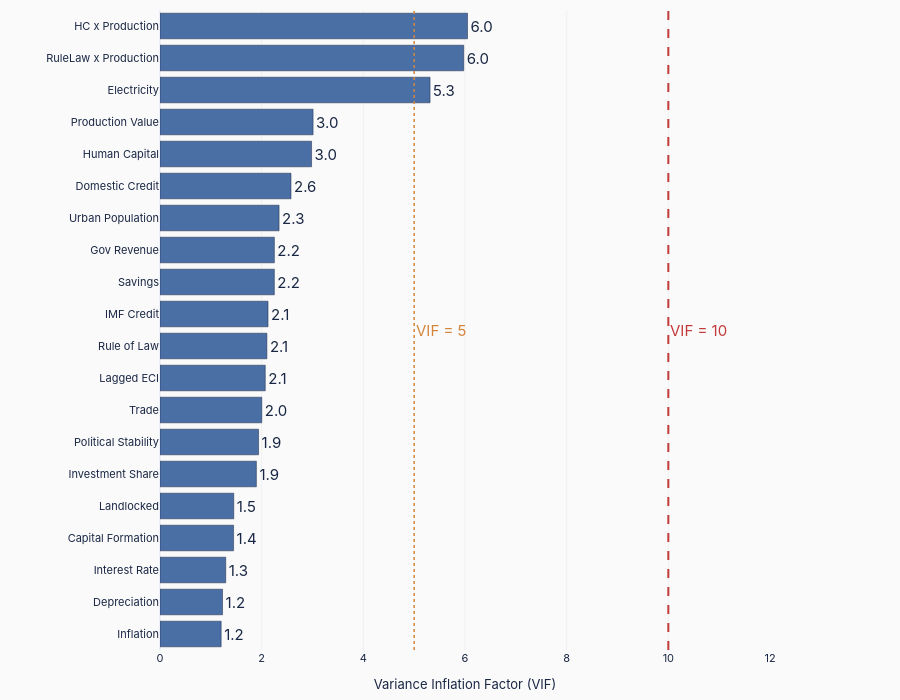
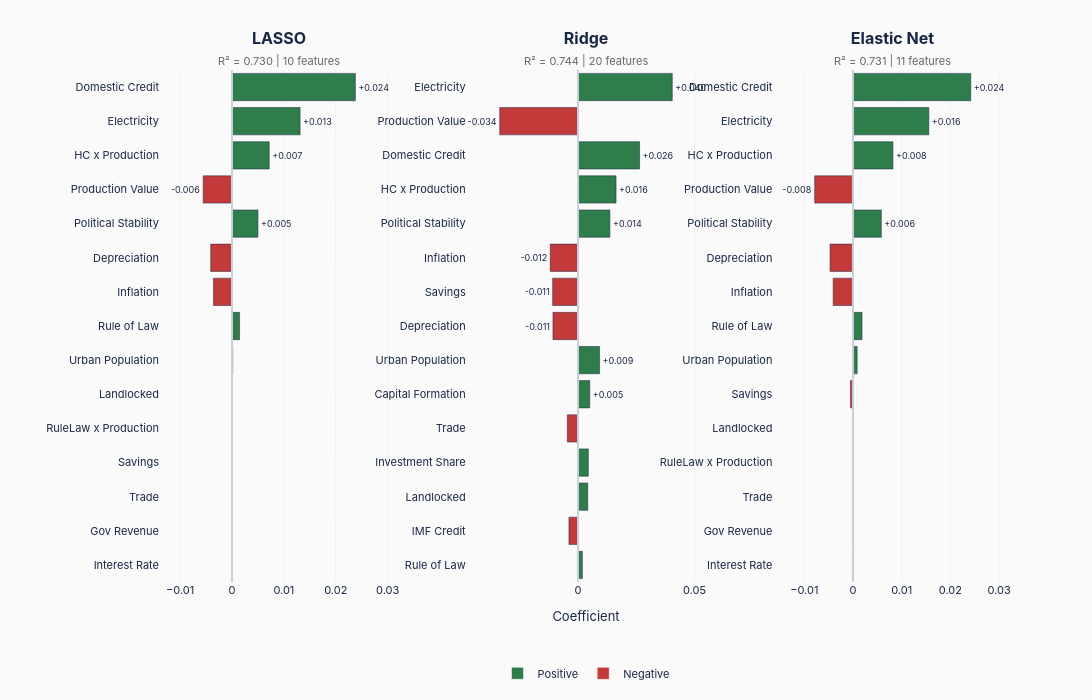
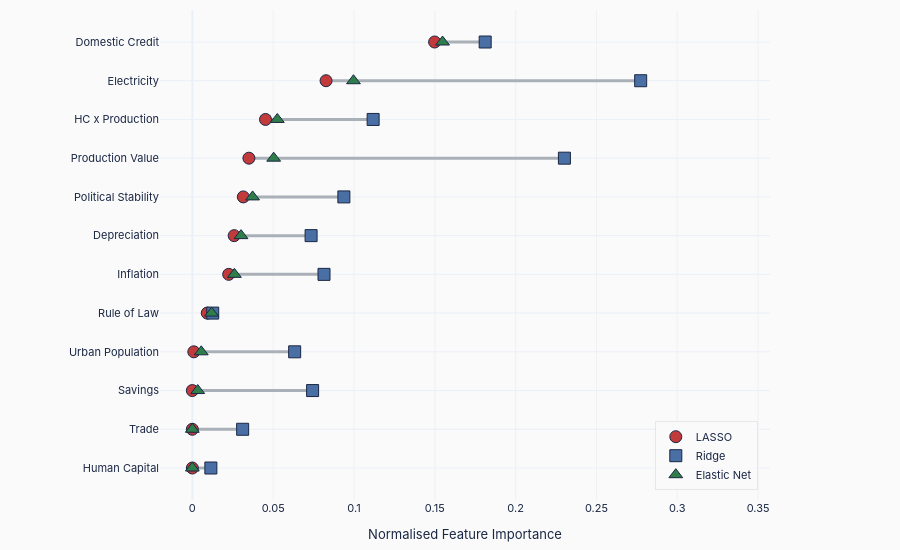
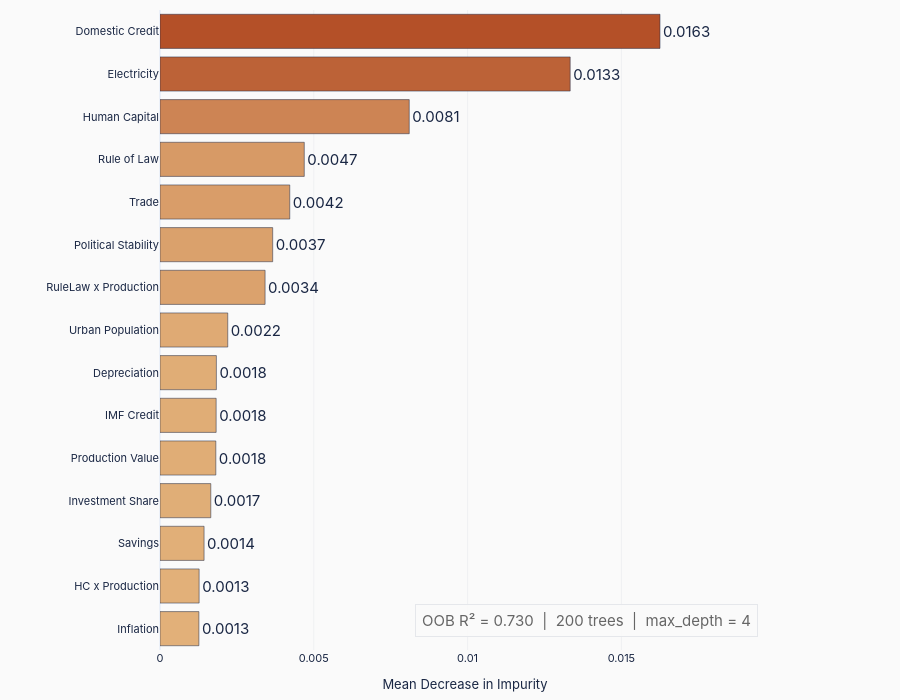

Here is the notebook cell these charts were saved with, in order:
### Markdown cell above
## 6. Visualisations — Interactive (Plotly)

Four interactive HTML charts matching the portfolio style (`#fafafa` background, IBM Plex Sans font, `#1a2744` title colour). Saved as `.html` (always) and `.png` via kaleido if available. Same content as the static charts but hover-enabled for drill-down.

### Code cell
# ── Plotly style system ───────────────────────────────────────────────────────
STYLE = {
    'font_family': 'IBM Plex Sans, -apple-system, BlinkMacSystemFont, sans-serif',
    'tick_size': 11,
    'axis_title_size': 13,
    'legend_size': 11,
    'annotation_size': 15,
    'title_color': '#1a2744',
    'template': 'plotly_white',
    'plot_bg': '#fafafa',
    'paper_bg': '#fafafa',
    'chart_height': 550,
    'chart_height_small': 420,
    'chart_height_tall': 700,
    'margin': dict(l=60, r=40, t=10, b=50),
    'margin_bar': dict(l=160, r=130, t=10, b=50),
    'grid_color': '#e5e7eb',
    'grid_width': 0.5,
    'zero_line_color': '#c9cfd6',
}
WRITE_CONFIG = {'displayModeBar': False, 'responsive': True}

PALETTE = {
    'blue':        '#4a6fa5',
    'red':         '#c23a3a',
    'green':       '#2e7d4a',
    'orange':      '#d4853b',
    'light_blue':  '#7a9dc4',
    'light_red':   '#d46b6b',
    'light_green': '#5aa87a',
    'dark':        '#3d4f5f',
    'grey':        '#999999',
    'gold':        '#e6b980',
}

def base_layout(**kwargs):
    layout = dict(
        template=STYLE['template'],
        plot_bgcolor=STYLE['plot_bg'],
        paper_bgcolor=STYLE['paper_bg'],
        font=dict(family=STYLE['font_family'], size=STYLE['tick_size'],
                  color=STYLE['title_color']),
        margin=STYLE['margin'],
        height=STYLE['chart_height'],
    )
    layout.update(kwargs)
    return layout

def save_chart(fig, path_no_ext, width=1100, height=700):
    """Display inline, save .html and attempt .png."""
    fig.show()
    fig.write_html(f"{path_no_ext}.html", config=WRITE_CONFIG)
    print(f"  ✓ {path_no_ext}.html")
    for engine in ['kaleido', 'orca']:
        try:
            fig.write_image(f"{path_no_ext}.png", width=width, height=height,
                            scale=3, engine=engine)
            print(f"  ✓ {path_no_ext}.png ({engine})")
            return
        except Exception:
            pass
    print("  ⚠ PNG export skipped (kaleido not available). HTML saved.")


# ══════════════════════════════════════════════════════════════════════════════
# CHART 1: VIF (interactive)
# ══════════════════════════════════════════════════════════════════════════════
print("[1/4] VIF chart...")

vif_plot = vif_data.copy()
vif_plot['Short'] = vif_plot['Feature'].apply(shorten_name)
vif_plot = vif_plot.sort_values('VIF', ascending=True).reset_index(drop=True)

colors_vif = [PALETTE['red'] if v > 10 else PALETTE['blue'] for v in vif_plot['VIF']]

fig1 = go.Figure()
fig1.add_trace(go.Bar(
    y=vif_plot['Short'],
    x=vif_plot['VIF'],
    orientation='h',
    marker=dict(color=colors_vif, line=dict(color='#1a2744', width=0.5)),
    text=[f'{v:.1f}' for v in vif_plot['VIF']],
    textposition='outside',
    textfont=dict(size=STYLE['annotation_size'], color=STYLE['title_color']),
))
fig1.add_vline(x=10, line=dict(color=PALETTE['red'], width=2, dash='dash'),
               annotation_text='VIF = 10', annotation_position='right',
               annotation_font=dict(size=STYLE['annotation_size'], color=PALETTE['red']))
fig1.add_vline(x=5, line=dict(color=PALETTE['orange'], width=1.5, dash='dot'),
               annotation_text='VIF = 5', annotation_position='right',
               annotation_font=dict(size=STYLE['annotation_size'], color=PALETTE['orange']))
fig1.update_layout(**base_layout(
    height=STYLE['chart_height_tall'],
    margin=STYLE['margin_bar'],
    xaxis=dict(
        title=dict(text='Variance Inflation Factor (VIF)', font=dict(size=STYLE['axis_title_size'])),
        gridcolor=STYLE['grid_color'], gridwidth=STYLE['grid_width'],
        range=[0, max(vif_plot['VIF'].max() * 1.15, 12)],
    ),
    yaxis=dict(tickfont=dict(size=STYLE['tick_size'])),
    showlegend=False,
))
save_chart(fig1, os.path.join(OUT, 'VIF_model2_resource_rich_interactive'), width=1100, height=700)


# ══════════════════════════════════════════════════════════════════════════════
# CHART 2: 3-Panel Coefficient Comparison (interactive)
# ══════════════════════════════════════════════════════════════════════════════
print("\n[2/4] 3-panel coefficient comparison...")

model_names_lin = ['LASSO', 'Ridge', 'Elastic Net']

fig2 = make_subplots(
    rows=1, cols=3,
    subplot_titles=[
        f"<b>{n}</b><br><span style='font-size:11px;color:#666'>R² = {perf_df[perf_df['Model']==n]['R²'].values[0]:.3f} | "
        f"{int(np.sum(models[n].coef_ != 0))} features</span>"
        for n in model_names_lin
    ],
    horizontal_spacing=0.08,
)

for col_idx, model_name in enumerate(model_names_lin, 1):
    signed_vals = models[model_name].coef_.copy()
    abs_vals    = np.abs(signed_vals)

    exclude_idx = all_features.index(EXCLUDE) if EXCLUDE in all_features else None
    if exclude_idx is not None:
        abs_vals[exclude_idx] = -np.inf

    top15_idx  = np.argsort(abs_vals)[::-1][:15]
    top15_feat = [all_features[i] for i in top15_idx]
    top15_vals = signed_vals[top15_idx]

    colors = [PALETTE['green'] if v > 0 else PALETTE['red'] for v in top15_vals]
    labels = [shorten_name(f) for f in top15_feat]

    labels_r = labels[::-1]
    vals_r   = top15_vals[::-1]
    colors_r = colors[::-1]

    fig2.add_trace(go.Bar(
        y=labels_r,
        x=vals_r,
        orientation='h',
        marker=dict(color=colors_r, line=dict(color='#1a2744', width=0.5)),
        text=[f'{v:+.3f}' if abs(v) > 0.005 else '' for v in vals_r],
        textposition='outside',
        textfont=dict(size=9, color=STYLE['title_color']),
        showlegend=False,
    ), row=1, col=col_idx)

    fig2.add_vline(x=0, line=dict(color=STYLE['zero_line_color'], width=2),
                   row=1, col=col_idx)
    x_pad = max(abs(vals_r.min()), abs(vals_r.max())) * 0.35
    fig2.update_xaxes(
        title_text='Coefficient' if col_idx == 2 else '',
        title_font=dict(size=STYLE['axis_title_size']),
        gridcolor=STYLE['grid_color'], gridwidth=STYLE['grid_width'],
        range=[vals_r.min() - x_pad, vals_r.max() + x_pad],
        row=1, col=col_idx,
    )
    fig2.update_yaxes(tickfont=dict(size=STYLE['tick_size']), row=1, col=col_idx)

fig2.add_trace(go.Bar(y=[None], x=[None], marker_color=PALETTE['green'],
                       name='Positive', showlegend=True))
fig2.add_trace(go.Bar(y=[None], x=[None], marker_color=PALETTE['red'],
                       name='Negative', showlegend=True))
fig2.update_layout(**base_layout(
    height=STYLE['chart_height_tall'],
    width=1600,
    margin=dict(l=160, r=80, t=70, b=100),
    legend=dict(
        orientation='h', yanchor='top', y=-0.15, xanchor='center', x=0.5,
        font=dict(size=STYLE['legend_size']),
    ),
))
save_chart(fig2, os.path.join(OUT, 'Coef_Comparison_model2_resource_rich_interactive'), width=1600, height=700)


# ══════════════════════════════════════════════════════════════════════════════
# CHART 3: Model Agreement (interactive)
# ══════════════════════════════════════════════════════════════════════════════
print("\n[3/4] Model agreement chart...")

imp_df = all_importance[all_importance['Feature'] != EXCLUDE].copy()
imp_df['EN_abs'] = imp_df['Elastic Net']
top12  = imp_df.sort_values('EN_abs', ascending=False).head(12).reset_index(drop=True)
top12['Short'] = top12['Feature'].apply(shorten_name)
top12_r = top12.iloc[::-1].reset_index(drop=True)

fig3 = go.Figure()

for _, row in top12_r.iterrows():
    vals = [row['LASSO'], row['Ridge'], row['Elastic Net']]
    fig3.add_trace(go.Scatter(
        x=[min(vals), max(vals)],
        y=[row['Short'], row['Short']],
        mode='lines',
        line=dict(color='#aab0b8', width=3),
        showlegend=False,
        hoverinfo='skip',
    ))

dot_config = [
    ('LASSO',       'circle',      PALETTE['red']),
    ('Ridge',       'square',      PALETTE['blue']),
    ('Elastic Net', 'triangle-up', PALETTE['green']),
]
for model_name, symbol, color in dot_config:
    fig3.add_trace(go.Scatter(
        x=top12_r[model_name],
        y=top12_r['Short'],
        mode='markers',
        marker=dict(symbol=symbol, size=12, color=color,
                    line=dict(color='#1a2744', width=1)),
        name=model_name,
        hovertemplate='%{y}: %{x:.3f}<extra>' + model_name + '</extra>',
    ))

fig3.update_layout(**base_layout(
    height=STYLE['chart_height'],
    margin=STYLE['margin_bar'],
    xaxis=dict(
        title=dict(text='Normalised Feature Importance',
                   font=dict(size=STYLE['axis_title_size'])),
        gridcolor=STYLE['grid_color'], gridwidth=STYLE['grid_width'],
        range=[-0.02, top12[['LASSO', 'Ridge', 'Elastic Net']].max().max() + 0.08],
    ),
    yaxis=dict(tickfont=dict(size=STYLE['tick_size'])),
    legend=dict(
        font=dict(size=STYLE['legend_size']),
        yanchor='bottom', y=0.02, xanchor='right', x=0.98,
        bgcolor='rgba(250,250,250,0.95)', bordercolor='#e5e7eb', borderwidth=1,
    ),
))
save_chart(fig3, os.path.join(OUT, 'ModelAgreement_model2_resource_rich_interactive'), width=1100, height=600)


# ══════════════════════════════════════════════════════════════════════════════
# CHART 4: Random Forest Feature Importance (interactive)
# ══════════════════════════════════════════════════════════════════════════════
print("\n[4/4] Random Forest importance...")

rf_imp = pd.DataFrame({'Feature': all_features, 'Importance': rf.feature_importances_})
rf_top = (
    rf_imp[rf_imp['Feature'] != EXCLUDE]
    .sort_values('Importance', ascending=False)
    .head(15)
    .reset_index(drop=True)
)

norm_vals = rf_top['Importance'] / rf_top['Importance'].max()
def lerp_color(t, c_low=(230, 185, 128), c_high=(180, 80, 40)):
    return f'rgb({int(c_low[0]+(c_high[0]-c_low[0])*t)},{int(c_low[1]+(c_high[1]-c_low[1])*t)},{int(c_low[2]+(c_high[2]-c_low[2])*t)})'

bar_colors_rf = [lerp_color(v) for v in norm_vals]
rf_top_r = rf_top.iloc[::-1].reset_index(drop=True)
bar_colors_rf_r = bar_colors_rf[::-1]

fig4 = go.Figure()
fig4.add_trace(go.Bar(
    y=[shorten_name(f) for f in rf_top_r['Feature']],
    x=rf_top_r['Importance'],
    orientation='h',
    marker=dict(color=bar_colors_rf_r, line=dict(color='#1a2744', width=0.5)),
    text=[f'{v:.4f}' for v in rf_top_r['Importance']],
    textposition='outside',
    textfont=dict(size=STYLE['annotation_size'], color=STYLE['title_color']),
))
fig4.update_layout(**base_layout(
    height=STYLE['chart_height_tall'],
    margin=STYLE['margin_bar'],
    xaxis=dict(
        title=dict(text='Mean Decrease in Impurity',
                   font=dict(size=STYLE['axis_title_size'])),
        gridcolor=STYLE['grid_color'], gridwidth=STYLE['grid_width'],
        range=[0, rf_top['Importance'].max() * 1.22],
    ),
    yaxis=dict(tickfont=dict(size=STYLE['tick_size'])),
    showlegend=False,
    annotations=[dict(
        text=f"OOB R² = {rf.oob_score_:.3f}  |  200 trees  |  max_depth = 4",
        xref='paper', yref='paper', x=0.98, y=0.02,
        showarrow=False,
        font=dict(size=STYLE['annotation_size'], color='#666'),
        bgcolor='rgba(250,250,250,0.95)', bordercolor='#e5e7eb', borderwidth=1,
        borderpad=6,
    )],
))
save_chart(fig4, os.path.join(OUT, 'RF_model2_resource_rich_interactive'), width=1100, height=700)

print(f"\n✓ All 4 interactive charts saved to {OUT}/")

### Figure 1 — Plotly figure (JSON) as saved in the notebook; plotly's stock layout.template omitted (floating-point values rounded to 4 significant figures)
{"data": [{"marker": {"color": ["#4a6fa5", "#4a6fa5", "#4a6fa5", "#4a6fa5", "#4a6fa5", "#4a6fa5", "#4a6fa5", "#4a6fa5", "#4a6fa5", "#4a6fa5", "#4a6fa5", "#4a6fa5", "#4a6fa5", "#4a6fa5", "#4a6fa5", "#4a6fa5", "#4a6fa5", "#4a6fa5", "#4a6fa5", "#4a6fa5"], "line": {"color": "#1a2744", "width": 0.5}}, "orientation": "h", "text": ["1.2", "1.2", "1.3", "1.4", "1.5", "1.9", "1.9", "2.0", "2.1", "2.1", "2.1", "2.2", "2.2", "2.3", "2.6", "3.0", "3.0", "5.3", "6.0", "6.0"], "textfont": {"color": "#1a2744", "size": 15}, "textposition": "outside", "type": "bar", "x": [1.203, 1.23, 1.293, 1.447, 1.451, 1.896, 1.939, 2.002, 2.071, 2.103, 2.125, 2.249, 2.25, 2.342, 2.577, 2.981, 3.011, 5.313, 5.976, 6.049], "y": ["Inflation", "Depreciation", "Interest Rate", "Capital Formation", "Landlocked", "Investment Share", "Political Stability", "Trade", "Lagged ECI", "Rule of Law", "IMF Credit", "Savings", "Gov Revenue", "Urban Population", "Domestic Credit", "Human Capital", "Production Value", "Electricity", "RuleLaw x Production", "HC x Production"]}], "layout": {"annotations": [{"font": {"color": "#c23a3a", "size": 15}, "showarrow": false, "text": "VIF = 10", "x": 10, "xanchor": "left", "xref": "x", "y": 0.5, "yanchor": "middle", "yref": "y domain"}, {"font": {"color": "#d4853b", "size": 15}, "showarrow": false, "text": "VIF = 5", "x": 5, "xanchor": "left", "xref": "x", "y": 0.5, "yanchor": "middle", "yref": "y domain"}], "font": {"color": "#1a2744", "family": "IBM Plex Sans, -apple-system, BlinkMacSystemFont, sans-serif", "size": 11}, "height": 700, "margin": {"b": 50, "l": 160, "r": 130, "t": 10}, "paper_bgcolor": "#fafafa", "plot_bgcolor": "#fafafa", "shapes": [{"line": {"color": "#c23a3a", "dash": "dash", "width": 2}, "type": "line", "x0": 10, "x1": 10, "xref": "x", "y0": 0, "y1": 1, "yref": "y domain"}, {"line": {"color": "#d4853b", "dash": "dot", "width": 1.5}, "type": "line", "x0": 5, "x1": 5, "xref": "x", "y0": 0, "y1": 1, "yref": "y domain"}], "showlegend": false, "xaxis": {"gridcolor": "#e5e7eb", "gridwidth": 0.5, "range": [0, 12], "title": {"font": {"size": 13}, "text": "Variance Inflation Factor (VIF)"}}, "yaxis": {"tickfont": {"size": 11}}}}

### Figure 2 — Plotly figure (JSON) as saved in the notebook; plotly's stock layout.template omitted (floating-point values rounded to 4 significant figures)
{"data": [{"marker": {"color": ["#c23a3a", "#c23a3a", "#c23a3a", "#c23a3a", "#c23a3a", "#c23a3a", "#2e7d4a", "#2e7d4a", "#c23a3a", "#c23a3a", "#2e7d4a", "#c23a3a", "#2e7d4a", "#2e7d4a", "#2e7d4a"], "line": {"color": "#1a2744", "width": 0.5}}, "orientation": "h", "showlegend": false, "text": ["", "", "", "", "", "", "", "", "", "", "+0.005", "-0.006", "+0.007", "+0.013", "+0.024"], "textfont": {"color": "#1a2744", "size": 9}, "textposition": "outside", "type": "bar", "x": [0.0, -0.0, -0.0, -0.0, 0.0, 0.0, 0.0001448, 0.001463, -0.003571, -0.004108, 0.005005, -0.005554, 0.007184, 0.01313, 0.02379], "xaxis": "x", "y": ["Interest Rate", "Gov Revenue", "Trade", "Savings", "RuleLaw x Production", "Landlocked", "Urban Population", "Rule of Law", "Inflation", "Depreciation", "Political Stability", "Production Value", "HC x Production", "Electricity", "Domestic Credit"], "yaxis": "y"}, {"marker": {"color": ["#2e7d4a", "#c23a3a", "#2e7d4a", "#2e7d4a", "#c23a3a", "#2e7d4a", "#2e7d4a", "#c23a3a", "#c23a3a", "#c23a3a", "#2e7d4a", "#2e7d4a", "#2e7d4a", "#c23a3a", "#2e7d4a"], "line": {"color": "#1a2744", "width": 0.5}}, "orientation": "h", "showlegend": false, "text": ["", "", "", "", "", "+0.005", "+0.009", "-0.011", "-0.011", "-0.012", "+0.014", "+0.016", "+0.026", "-0.034", "+0.040"], "textfont": {"color": "#1a2744", "size": 9}, "textposition": "outside", "type": "bar", "x": [0.001878, -0.003886, 0.004197, 0.00444, -0.004578, 0.005062, 0.009267, -0.01075, -0.01088, -0.01191, 0.0137, 0.01634, 0.02644, -0.03359, 0.04046], "xaxis": "x2", "y": ["Rule of Law", "IMF Credit", "Landlocked", "Investment Share", "Trade", "Capital Formation", "Urban Population", "Depreciation", "Savings", "Inflation", "Political Stability", "HC x Production", "Domestic Credit", "Production Value", "Electricity"], "yaxis": "y2"}, {"marker": {"color": ["#c23a3a", "#c23a3a", "#c23a3a", "#c23a3a", "#c23a3a", "#c23a3a", "#2e7d4a", "#2e7d4a", "#c23a3a", "#c23a3a", "#2e7d4a", "#c23a3a", "#2e7d4a", "#2e7d4a", "#2e7d4a"], "line": {"color": "#1a2744", "width": 0.5}}, "orientation": "h", "showlegend": false, "text": ["", "", "", "", "", "", "", "", "", "", "+0.006", "-0.008", "+0.008", "+0.016", "+0.024"], "textfont": {"color": "#1a2744", "size": 9}, "textposition": "outside", "type": "bar", "x": [0.0, -0.0, -0.0, 0.0, 0.0, -0.0005206, 0.0008647, 0.001863, -0.004065, -0.004708, 0.005827, -0.007863, 0.008215, 0.01558, 0.02419], "xaxis": "x3", "y": ["Interest Rate", "Gov Revenue", "Trade", "RuleLaw x Production", "Landlocked", "Savings", "Urban Population", "Rule of Law", "Inflation", "Depreciation", "Political Stability", "Production Value", "HC x Production", "Electricity", "Domestic Credit"], "yaxis": "y3"}, {"marker": {"color": "#2e7d4a"}, "name": "Positive", "showlegend": true, "type": "bar", "x": [null], "y": [null]}, {"marker": {"color": "#c23a3a"}, "name": "Negative", "showlegend": true, "type": "bar", "x": [null], "y": [null]}], "layout": {"annotations": [{"font": {"size": 16}, "showarrow": false, "text": "<b>LASSO</b><br><span style='font-size:11px;color:#666'>R² = 0.730 | 10 features</span>", "x": 0.14, "xanchor": "center", "xref": "paper", "y": 1, "yanchor": "bottom", "yref": "paper"}, {"font": {"size": 16}, "showarrow": false, "text": "<b>Ridge</b><br><span style='font-size:11px;color:#666'>R² = 0.744 | 20 features</span>", "x": 0.5, "xanchor": "center", "xref": "paper", "y": 1, "yanchor": "bottom", "yref": "paper"}, {"font": {"size": 16}, "showarrow": false, "text": "<b>Elastic Net</b><br><span style='font-size:11px;color:#666'>R² = 0.731 | 11 features</span>", "x": 0.86, "xanchor": "center", "xref": "paper", "y": 1, "yanchor": "bottom", "yref": "paper"}], "font": {"color": "#1a2744", "family": "IBM Plex Sans, -apple-system, BlinkMacSystemFont, sans-serif", "size": 11}, "height": 700, "legend": {"font": {"size": 11}, "orientation": "h", "x": 0.5, "xanchor": "center", "y": -0.15, "yanchor": "top"}, "margin": {"b": 100, "l": 160, "r": 80, "t": 70}, "paper_bgcolor": "#fafafa", "plot_bgcolor": "#fafafa", "shapes": [{"line": {"color": "#c9cfd6", "width": 2}, "type": "line", "x0": 0, "x1": 0, "xref": "x", "y0": 0, "y1": 1, "yref": "y domain"}, {"line": {"color": "#c9cfd6", "width": 2}, "type": "line", "x0": 0, "x1": 0, "xref": "x2", "y0": 0, "y1": 1, "yref": "y2 domain"}, {"line": {"color": "#c9cfd6", "width": 2}, "type": "line", "x0": 0, "x1": 0, "xref": "x3", "y0": 0, "y1": 1, "yref": "y3 domain"}], "width": 1600, "xaxis": {"anchor": "y", "domain": [0, 0.28], "gridcolor": "#e5e7eb", "gridwidth": 0.5, "range": [-0.01388, 0.03211], "title": {"font": {"size": 13}, "text": ""}}, "xaxis2": {"anchor": "y2", "domain": [0.36, 0.64], "gridcolor": "#e5e7eb", "gridwidth": 0.5, "range": [-0.04775, 0.05462], "title": {"font": {"size": 13}, "text": "Coefficient"}}, "xaxis3": {"anchor": "y3", "domain": [0.72, 1], "gridcolor": "#e5e7eb", "gridwidth": 0.5, "range": [-0.01633, 0.03266], "title": {"font": {"size": 13}, "text": ""}}, "yaxis": {"anchor": "x", "domain": [0, 1], "tickfont": {"size": 11}}, "yaxis2": {"anchor": "x2", "domain": [0, 1], "tickfont": {"size": 11}}, "yaxis3": {"anchor": "x3", "domain": [0, 1], "tickfont": {"size": 11}}}}

### Figure 3 — Plotly figure (JSON) as saved in the notebook; plotly's stock layout.template omitted (floating-point values rounded to 4 significant figures)
{"data": [{"hoverinfo": "skip", "line": {"color": "#aab0b8", "width": 3}, "mode": "lines", "showlegend": false, "type": "scatter", "x": [0, 0.01147], "y": ["Human Capital", "Human Capital"]}, {"hoverinfo": "skip", "line": {"color": "#aab0b8", "width": 3}, "mode": "lines", "showlegend": false, "type": "scatter", "x": [0, 0.03113], "y": ["Trade", "Trade"]}, {"hoverinfo": "skip", "line": {"color": "#aab0b8", "width": 3}, "mode": "lines", "showlegend": false, "type": "scatter", "x": [0, 0.0744], "y": ["Savings", "Savings"]}, {"hoverinfo": "skip", "line": {"color": "#aab0b8", "width": 3}, "mode": "lines", "showlegend": false, "type": "scatter", "x": [0.0009122, 0.06331], "y": ["Urban Population", "Urban Population"]}, {"hoverinfo": "skip", "line": {"color": "#aab0b8", "width": 3}, "mode": "lines", "showlegend": false, "type": "scatter", "x": [0.009217, 0.01261], "y": ["Rule of Law", "Rule of Law"]}, {"hoverinfo": "skip", "line": {"color": "#aab0b8", "width": 3}, "mode": "lines", "showlegend": false, "type": "scatter", "x": [0.0225, 0.08146], "y": ["Inflation", "Inflation"]}, {"hoverinfo": "skip", "line": {"color": "#aab0b8", "width": 3}, "mode": "lines", "showlegend": false, "type": "scatter", "x": [0.02588, 0.07347], "y": ["Depreciation", "Depreciation"]}, {"hoverinfo": "skip", "line": {"color": "#aab0b8", "width": 3}, "mode": "lines", "showlegend": false, "type": "scatter", "x": [0.03154, 0.09374], "y": ["Political Stability", "Political Stability"]}, {"hoverinfo": "skip", "line": {"color": "#aab0b8", "width": 3}, "mode": "lines", "showlegend": false, "type": "scatter", "x": [0.035, 0.2302], "y": ["Production Value", "Production Value"]}, {"hoverinfo": "skip", "line": {"color": "#aab0b8", "width": 3}, "mode": "lines", "showlegend": false, "type": "scatter", "x": [0.04527, 0.1118], "y": ["HC x Production", "HC x Production"]}, {"hoverinfo": "skip", "line": {"color": "#aab0b8", "width": 3}, "mode": "lines", "showlegend": false, "type": "scatter", "x": [0.08272, 0.2774], "y": ["Electricity", "Electricity"]}, {"hoverinfo": "skip", "line": {"color": "#aab0b8", "width": 3}, "mode": "lines", "showlegend": false, "type": "scatter", "x": [0.1499, 0.1812], "y": ["Domestic Credit", "Domestic Credit"]}, {"hovertemplate": "%{y}: %{x:.3f}<extra>LASSO</extra>", "marker": {"color": "#c23a3a", "line": {"color": "#1a2744", "width": 1}, "size": 12, "symbol": "circle"}, "mode": "markers", "name": "LASSO", "type": "scatter", "x": [0.0, 0.0, 0.0, 0.0009122, 0.009217, 0.0225, 0.02588, 0.03154, 0.035, 0.04527, 0.08272, 0.1499], "y": ["Human Capital", "Trade", "Savings", "Urban Population", "Rule of Law", "Inflation", "Depreciation", "Political Stability", "Production Value", "HC x Production", "Electricity", "Domestic Credit"]}, {"hovertemplate": "%{y}: %{x:.3f}<extra>Ridge</extra>", "marker": {"color": "#4a6fa5", "line": {"color": "#1a2744", "width": 1}, "size": 12, "symbol": "square"}, "mode": "markers", "name": "Ridge", "type": "scatter", "x": [0.01147, 0.03113, 0.0744, 0.06331, 0.01261, 0.08146, 0.07347, 0.09374, 0.2302, 0.1118, 0.2774, 0.1812], "y": ["Human Capital", "Trade", "Savings", "Urban Population", "Rule of Law", "Inflation", "Depreciation", "Political Stability", "Production Value", "HC x Production", "Electricity", "Domestic Credit"]}, {"hovertemplate": "%{y}: %{x:.3f}<extra>Elastic Net</extra>", "marker": {"color": "#2e7d4a", "line": {"color": "#1a2744", "width": 1}, "size": 12, "symbol": "triangle-up"}, "mode": "markers", "name": "Elastic Net", "type": "scatter", "x": [0.0, 0.0, 0.003332, 0.005533, 0.01192, 0.02601, 0.03013, 0.03729, 0.05032, 0.05257, 0.09969, 0.1548], "y": ["Human Capital", "Trade", "Savings", "Urban Population", "Rule of Law", "Inflation", "Depreciation", "Political Stability", "Production Value", "HC x Production", "Electricity", "Domestic Credit"]}], "layout": {"font": {"color": "#1a2744", "family": "IBM Plex Sans, -apple-system, BlinkMacSystemFont, sans-serif", "size": 11}, "height": 550, "legend": {"bgcolor": "rgba(250,250,250,0.95)", "bordercolor": "#e5e7eb", "borderwidth": 1, "font": {"size": 11}, "x": 0.98, "xanchor": "right", "y": 0.02, "yanchor": "bottom"}, "margin": {"b": 50, "l": 160, "r": 130, "t": 10}, "paper_bgcolor": "#fafafa", "plot_bgcolor": "#fafafa", "xaxis": {"gridcolor": "#e5e7eb", "gridwidth": 0.5, "range": [-0.02, 0.3574], "title": {"font": {"size": 13}, "text": "Normalised Feature Importance"}}, "yaxis": {"tickfont": {"size": 11}}}}

### Figure 4 — Plotly figure (JSON) as saved in the notebook; plotly's stock layout.template omitted (floating-point values rounded to 4 significant figures)
{"data": [{"marker": {"color": ["rgb(226,176,121)", "rgb(226,176,121)", "rgb(225,175,120)", "rgb(224,174,119)", "rgb(224,173,118)", "rgb(224,173,118)", "rgb(224,173,118)", "rgb(223,170,116)", "rgb(219,162,109)", "rgb(218,161,108)", "rgb(217,157,105)", "rgb(215,154,102)", "rgb(205,132,84)", "rgb(188,98,55)", "rgb(180,80,40)"], "line": {"color": "#1a2744", "width": 0.5}}, "orientation": "h", "text": ["0.0013", "0.0013", "0.0014", "0.0017", "0.0018", "0.0018", "0.0018", "0.0022", "0.0034", "0.0037", "0.0042", "0.0047", "0.0081", "0.0133", "0.0163"], "textfont": {"color": "#1a2744", "size": 15}, "textposition": "outside", "type": "bar", "x": [0.001265, 0.001272, 0.001433, 0.001651, 0.001815, 0.001826, 0.001833, 0.002203, 0.003417, 0.003663, 0.004219, 0.004691, 0.008103, 0.01334, 0.01625], "y": ["Inflation", "HC x Production", "Savings", "Investment Share", "Production Value", "IMF Credit", "Depreciation", "Urban Population", "RuleLaw x Production", "Political Stability", "Trade", "Rule of Law", "Human Capital", "Electricity", "Domestic Credit"]}], "layout": {"annotations": [{"bgcolor": "rgba(250,250,250,0.95)", "bordercolor": "#e5e7eb", "borderpad": 6, "borderwidth": 1, "font": {"color": "#666", "size": 15}, "showarrow": false, "text": "OOB R² = 0.730  |  200 trees  |  max_depth = 4", "x": 0.98, "xref": "paper", "y": 0.02, "yref": "paper"}], "font": {"color": "#1a2744", "family": "IBM Plex Sans, -apple-system, BlinkMacSystemFont, sans-serif", "size": 11}, "height": 700, "margin": {"b": 50, "l": 160, "r": 130, "t": 10}, "paper_bgcolor": "#fafafa", "plot_bgcolor": "#fafafa", "showlegend": false, "xaxis": {"gridcolor": "#e5e7eb", "gridwidth": 0.5, "range": [0, 0.01983], "title": {"font": {"size": 13}, "text": "Mean Decrease in Impurity"}}, "yaxis": {"tickfont": {"size": 11}}}}
